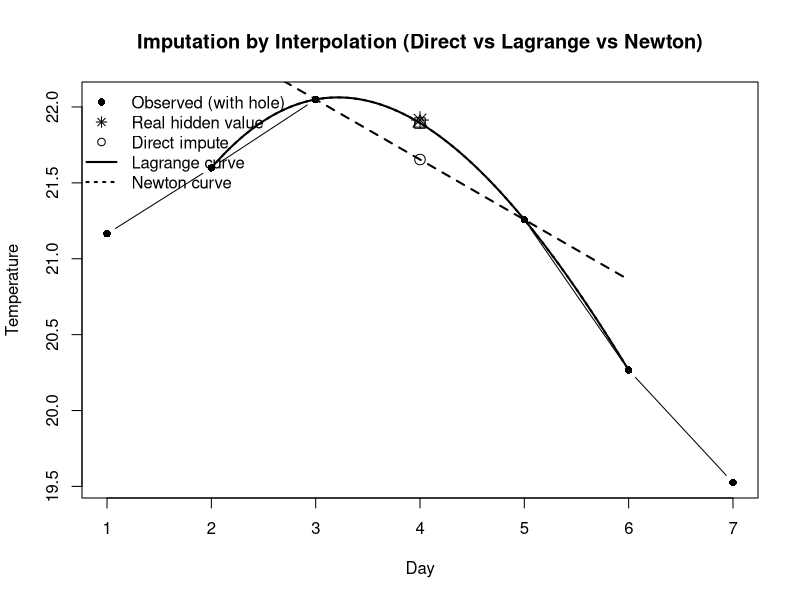

Write the R code that produced this figure.
############################################################
# Simple Imputation (Interpolation) in R
# - Time series example: Temperature over 7 days
# - Create a "hole" (missing value) in the middle
# - Impute the missing value using:
#     1) Direct (naive) interpolation (linear between neighbors)
#     2) Lagrange interpolation polynomial
#     3) Newton interpolation (divided differences)
# - Compare Imputed vs Real (hidden) value
# - Plot the series + interpolation curves filling the gap
#
# Based on standard polynomial interpolation ideas:
# - Direct/naive method (Vandermonde / simple approach)
# - Lagrange polynomial
# - Newton divided differences
# (see your course chapter on interpolation) :contentReference[oaicite:0]{index=0}
############################################################

set.seed(42)

#############################
# 1) Create sample time series
#############################
days <- 1:7

# Create a smooth-ish temperature pattern with small noise
temp_true <- 20 + 2*sin(days/2) + rnorm(length(days), 0, 0.15)

# Create a missing value ("hole") in the middle: day 4
missing_day <- 4
real_hidden <- temp_true[missing_day]

temp_obs <- temp_true
temp_obs[missing_day] <- NA

cat("Real hidden value at day", missing_day, "=", real_hidden, "\n")

###############################################
# Helper: pick points around the missing day
# We'll use 4 surrounding points -> degree 3 poly:
# days = 2,3,5,6 (avoid using the missing point)
###############################################
idx_used <- c(2, 3, 5, 6)
x_known <- days[idx_used]
y_known <- temp_obs[idx_used]
x_star <- missing_day  # where we want to impute

#############################
# 2) Method 1: Direct (naive) - linear interpolation
# Use immediate neighbors day 3 and day 5
#############################
x0 <- 3; x1 <- 5
y0 <- temp_obs[x0]; y1 <- temp_obs[x1]

# Linear interpolation formula:
# y(x) = y0 + (y1 - y0) * (x - x0) / (x1 - x0)
impute_direct <- y0 + (y1 - y0) * (x_star - x0) / (x1 - x0)

#############################
# 3) Method 2: Lagrange interpolation
# P(x) = Σ y_i * L_i(x)
# where L_i(x)= Π_{j!=i} (x - x_j)/(x_i - x_j)
#############################
lagrange_eval <- function(x, y, x_star) {
  n <- length(x)
  p <- 0
  for (i in 1:n) {
    Li <- 1
    for (j in 1:n) {
      if (j != i) {
        Li <- Li * (x_star - x[j]) / (x[i] - x[j])
      }
    }
    p <- p + y[i] * Li
  }
  p
}

impute_lagrange <- lagrange_eval(x_known, y_known, x_star)

#############################
# 4) Method 3: Newton interpolation (divided differences)
# Build coefficients a_k = f[x0,...,xk]
# P(x)= a0 + a1(x-x0) + a2(x-x0)(x-x1)+...
#############################
newton_divided_diff <- function(x, y) {
  n <- length(x)
  dd <- matrix(0, n, n)
  dd[, 1] <- y

  for (j in 2:n) {
    for (i in 1:(n - j + 1)) {
      dd[i, j] <- (dd[i + 1, j - 1] - dd[i, j - 1]) / (x[i + j - 1] - x[i])
    }
  }
  dd[1, ]  # coefficients a0..a_{n-1}
}

newton_eval <- function(x, coef, x_star) {
  n <- length(coef)
  p <- coef[1]
  prod_term <- 1
  for (k in 2:n) {
    prod_term <- prod_term * (x_star - x[k - 1])
    p <- p + coef[k] * prod_term
  }
  p
}

coef_newton <- newton_divided_diff(x_known, y_known)
impute_newton <- newton_eval(x_known, coef_newton, x_star)

#############################
# 5) Display results
#############################
results <- data.frame(
  Method = c("Direct (Linear)", "Lagrange (deg 3)", "Newton (deg 3)"),
  Imputed = c(impute_direct, impute_lagrange, impute_newton),
  Real = rep(real_hidden, 3),
  Abs_Error = abs(c(impute_direct, impute_lagrange, impute_newton) - real_hidden)
)

cat("\n=== Imputation Results ===\n")
print(results)

#############################
# 6) Plot: time series + filled gap curves
#############################

# Create a fine grid to draw interpolation curves between day 2 and day 6
grid_x <- seq(2, 6, length.out = 200)

# Direct (piecewise linear between day 3 and day 5) for plotting
direct_curve <- y0 + (y1 - y0) * (grid_x - x0) / (x1 - x0)

# Lagrange curve using our 4 points
lagrange_curve <- sapply(grid_x, function(xx) lagrange_eval(x_known, y_known, xx))

# Newton curve using same 4 points
newton_curve <- sapply(grid_x, function(xx) newton_eval(x_known, coef_newton, xx))

# Plot observed series (with hole)
plot(days, temp_obs, type = "b", pch = 16,
     xlab = "Day", ylab = "Temperature",
     main = "Imputation by Interpolation (Direct vs Lagrange vs Newton)",
     ylim = range(c(temp_true, lagrange_curve, newton_curve), na.rm = TRUE))

# Mark the real hidden point (what we removed)
points(missing_day, real_hidden, pch = 8, cex = 1.6)  # star-like marker

# Mark the imputed values
points(missing_day, impute_direct,   pch = 1, cex = 1.4)
points(missing_day, impute_lagrange, pch = 2, cex = 1.4)
points(missing_day, impute_newton,   pch = 0, cex = 1.4)

# Draw the interpolation curves over the gap zone
lines(grid_x, direct_curve, lty = 2, lwd = 2)
lines(grid_x, lagrange_curve, lty = 1, lwd = 2)
lines(grid_x, newton_curve, lty = 3, lwd = 2)

legend("topleft",
       legend = c("Observed (with hole)", "Real hidden value", "Direct impute",
                  "Lagrange curve", "Newton curve"),
       pch = c(16, 8, 1, NA, NA),
       lty = c(NA, NA, NA, 1, 3),
       lwd = c(NA, NA, NA, 2, 2),
       bty = "n")
